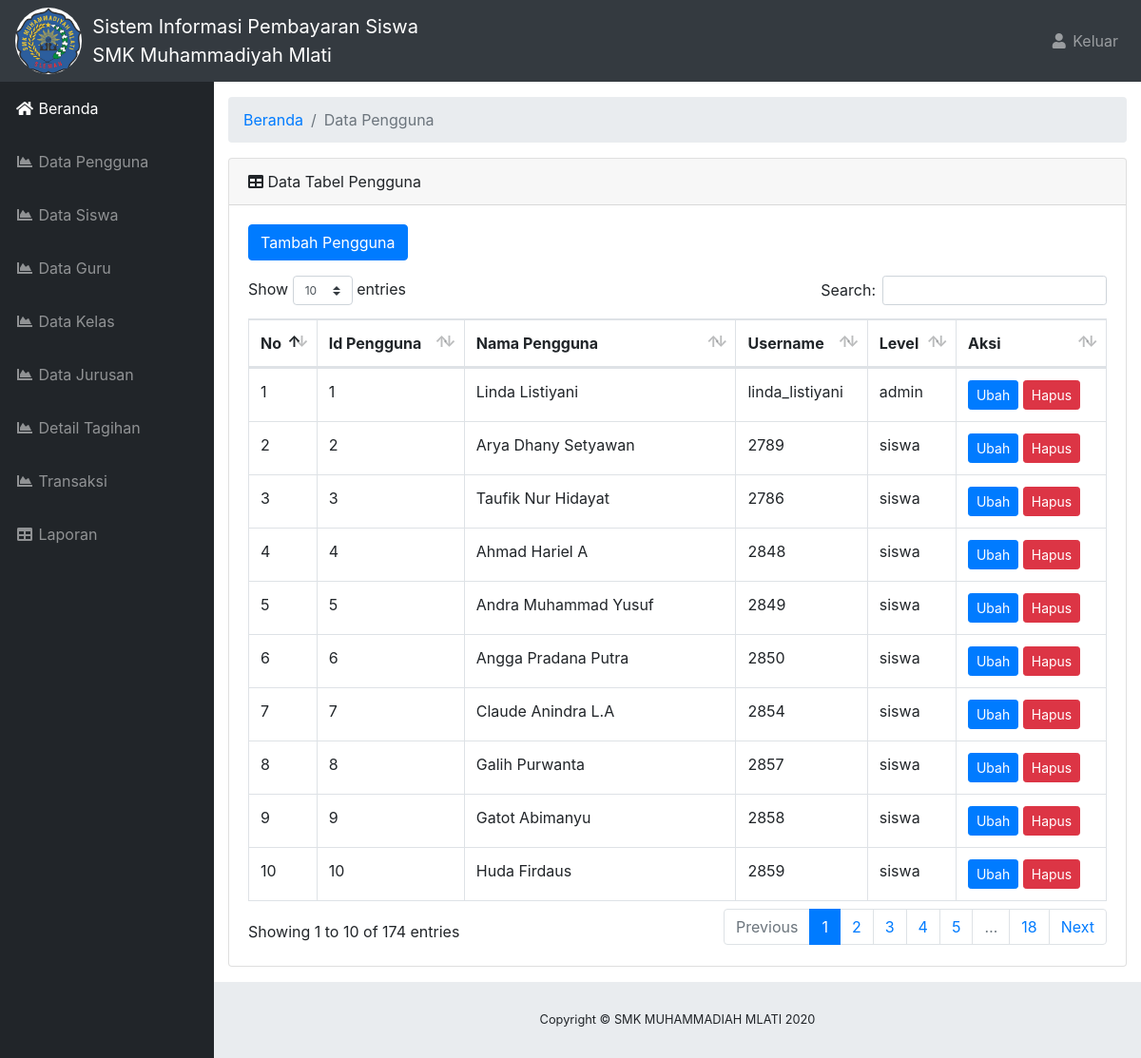
The page /beranda.php?halaman=admindatapengguna (signed in) on the database its author committed.
### tables this page shows
CREATE TABLE `tb_pengguna` (
  `id_pengguna` int(11) NOT NULL,
  `nama_pengguna` varchar(50) NOT NULL,
  `username` varchar(50) NOT NULL,
  `password` varchar(50) NOT NULL,
  `level` varchar(50) NOT NULL
);

### aplikasi/admin/datapengguna/data_pengguna.php (the view, shortened to what this page needs)
  <div id="content-wrapper">
    <div class="container-fluid">
      <ol class="breadcrumb">
        <li class="breadcrumb-item">
          <a href="beranda.php">Beranda</a>
        </li>
        <li class="breadcrumb-item active">Data Pengguna</li>
      </ol>
      <div class="card mb-3">
        <div class="card-header">
          <i class="fas fa-table"></i>
          Data Tabel Pengguna</div>
        <div class="card-body">
          <form class="form-group">
          <a class="btn btn-primary" href="beranda.php?halaman=tambahpengguna">Tambah Pengguna </a>
          </form>
          <div class="table-responsive">
            <table class="table table-bordered" id="dataTable" width="100%" cellspacing="0">
              <thead>
                <tr>
                  <th>No</th>
                  <th>Id Pengguna</th>
                  <th>Nama Pengguna</th>
                  <th>Username</th>
                  <th>Level</th>
                  <th>Aksi</th>
                </tr>
              </thead>
              <tbody>
              <?php
              $no=1;
              $Querytampil = mysqli_query($konek,"SELECT * FROM tb_pengguna");
              while ($tampiltabel  = mysqli_fetch_array($Querytampil)) {
              $varId_pengguna      = $tampiltabel['id_pengguna'];
              $varNama_pengguna    = $tampiltabel['nama_pengguna'];
              $varUsername         = $tampiltabel['username'];
              $varLevel            = $tampiltabel['level'];
              ?>
              <tr>
                <td><?php echo $no ?></td>
                <td><?php echo $varId_pengguna ?></td>
                <td><?php echo $varNama_pengguna ?></td>
                <td><?php echo $varUsername ?></td>
                <td><?php echo $varLevel ?></td>
                <td>
                    <a class="btn btn-primary btn-sm" href="beranda.php?halaman=ubahpengguna&id=<?php echo $varId_pengguna ?>">Ubah</a>
                    <a class="btn btn-danger btn-sm" href="beranda.php?halaman=admindatapengguna&id=<?php echo $varId_pengguna ?>">Hapus</a>
                </td>
              </tr>
              <?php
              $no++;}
              ?>
              </tbody>
            </table>
          </div>
        </div>
      </div>
    </div>
  </div>
</div>

### template/header.php (shortened to what this page needs)
<!DOCTYPE html>
<html lang="en">
  <head>
    <link href="vendor/bootstrap/css/bootstrap.min.css" rel="stylesheet">
    <link href="vendor/fontawesome-free/css/all.min.css" rel="stylesheet" type="text/css">
    <link href="vendor/datatables/dataTables.bootstrap4.css" rel="stylesheet">
    <link href="css/sb-admin.css" rel="stylesheet">
  </head>
  <body id="page-top">
    <nav class="navbar navbar-expand navbar-dark bg-dark static-top">
      <img src="gambar/muhmlati.png" style="width: 6%" class="rounded-circle"><a class="navbar-brand" href="beranda.php"> &nbsp; Sistem Informasi Pembayaran Siswa <br> &nbsp; SMK Muhammadiyah Mlati</a>
      <ul class="navbar-nav ml-auto navbar-right-top">
        <li class="nav-item">
          <a class="nav-link" href="#" id="userDropdown" role="button" data-toggle="dropdown" aria-haspopup="true" aria-expanded="false">
            <i class="fas fa-fw fa-user"></i>
            <span>Keluar</span>
          </a>
        </li>
      </ul>
    </nav>

### template/sidebar.php (shortened to what this page needs)
<div id="wrapper">
  <ul class="sidebar navbar-nav">
    <li class="nav-item active">
      <a class="nav-link" href="beranda.php">
        <i class="fas fa-fw fa fa-home"></i>
        <span>Beranda</span>
      </a>
    </li>
    <?php if(isset($_SESSION['level'])){ ?>
    <?php if ($_SESSION['level']=='admin') {
    ?>
    <li class="nav-item">
      <a class="nav-link" href="beranda.php?halaman=admindatapengguna">
        <i class="fas fa-fw fa-chart-area"></i>
        <span>Data Pengguna</span></a>
    </li>
    <li class="nav-item">
      <a class="nav-link" href="beranda.php?halaman=admindatasiswa">
        <i class="fas fa-fw fa-chart-area"></i>
        <span>Data Siswa</span></a>
    </li>
    <li class="nav-item">
      <a class="nav-link" href="beranda.php?halaman=admindataguru">
        <i class="fas fa-fw fa-chart-area"></i>
        <span>Data Guru</span></a>
    </li>
    <li class="nav-item">
      <a class="nav-link" href="beranda.php?halaman=admindatakelas">
        <i class="fas fa-fw fa-chart-area"></i>
        <span>Data Kelas</span></a>
    </li>
    <li class="nav-item">
      <a class="nav-link" href="beranda.php?halaman=admindatajurusan">
        <i class="fas fa-fw fa-chart-area"></i>
        <span>Data Jurusan</span></a>
    </li>
    <li class="nav-item">
      <a class="nav-link" href="beranda.php?halaman=admindatatagihan">
        <i class="fas fa-fw fa-chart-area"></i>
        <span>Detail Tagihan</span></a>
    </li>
    <li class="nav-item">
      <a class="nav-link" href="beranda.php?halaman=admindatatransaksi">
        <i class="fas fa-fw fa-chart-area"></i>
        <span>Transaksi</span></a>
    </li>
    <li class="nav-item">
      <a class="nav-link" href="beranda.php?halaman=admindatalaporan">
        <i class="fas fa-fw fa-table"></i>
        <span>Laporan</span></a>
    </li>
    <?php }} ?>
  </ul>

### beranda.php (shortened to what this page needs)
<?php
include "koneksi.php";
?>
<?php include "template/header.php"; ?>
<?php include "template/sidebar.php"; ?>
<?php
if (isset($_GET ['halaman'])) {
    if ($_GET['halaman']=='admindataguru') {
        include'aplikasi/admin/dataguru/data_guru.php';
    }
    else if ($_GET['halaman']=='ubahguru') {
        include'aplikasi/admin/dataguru/ubah_guru.php';
    }
    else if ($_GET['halaman']=='tambahguru') {
        include'aplikasi/admin/dataguru/tambah_guru.php';
    }
    else if ($_GET['halaman']=='admindatajurusan') {
        include'aplikasi/admin/datajurusan/data_jurusan.php';
    }
    else if ($_GET['halaman']=='ubahjurusan') {
        include'aplikasi/admin/datajurusan/ubah_jurusan.php';
    }
    else if ($_GET['halaman']=='tambahjurusan') {
        include'aplikasi/admin/datajurusan/tambah_jurusan.php';
    }
    else if ($_GET['halaman']=='admindatakelas') {
        include'aplikasi/admin/datakelas/data_kelas.php';
    }
    else if ($_GET['halaman']=='ubahkelas') {
        include'aplikasi/admin/datakelas/ubah_kelas.php';
    }
    else if ($_GET['halaman']=='tambahkelas') {
        include'aplikasi/admin/datakelas/tambah_kelas.php';
    }
    else if ($_GET['halaman']=='admindatapengguna') {
        include'aplikasi/admin/datapengguna/data_pengguna.php';
    }
}
else{
    include 'aplikasi/dashboard.php';
}
 ?>
<?php include 'template/footer.php'; ?>

### template/footer.php (shortened to what this page needs)
        <footer class="sticky-footer">
          <div class="container my-auto">
            <div class="copyright text-center my-auto">
              <span>Copyright © SMK MUHAMMADIAH MLATI 2020</span>
            </div>
          </div>
        </footer>
  </body>
</html>

### css/sb-admin.css (style rules this page uses)
html { position: relative; min-height: 100%; }
body { height: 100%; }
#wrapper { display: -webkit-box; display: -ms-flexbox; display: flex; }
#wrapper #content-wrapper { overflow-x: hidden; width: 100%; padding-top: 1rem; padding-bottom: 80px; }
.navbar-nav .nav-item.active .nav-link { color: #fff; }
.sidebar { width: 90px !important; background-color: #212529; min-height: calc(100vh - 56px); }
.sidebar .nav-item:last-child { margin-bottom: 1rem; }
.sidebar .nav-item .nav-link { text-align: center; padding: 0.75rem 1rem; width: 90px; }
.sidebar .nav-item .nav-link span { font-size: 0.65rem; display: block; }
.sidebar .nav-item .nav-link { color: rgba(255, 255, 255, 0.5); }
@media (min-width: 768px) { .sidebar { width: 225px !important; } }
@media (min-width: 768px) { .sidebar .nav-item .nav-link { display: block; width: 100%; text-align: left; padding: 1rem; width: 225px; } }
@media (min-width: 768px) { .sidebar .nav-item .nav-link span { font-size: 1rem; display: inline; } }
:root { --input-padding-x: 0.75rem; --input-padding-y: 0.75rem; }
footer.sticky-footer { display: -webkit-box; display: -ms-flexbox; display: flex; position: absolute; right: 0; bottom: 0; width: calc(100% - 90px); height: 80px; background-color: #e9ecef; }
footer.sticky-footer .copyright { line-height: 1; font-size: 0.8rem; }
@media (min-width: 768px) { footer.sticky-footer { width: calc(100% - 225px); } }

### rows shown on the page
tb_pengguna: id_pengguna "1", nama_pengguna "Linda Listiyani", username "linda_listiyani", level "admin"
tb_pengguna: id_pengguna "2", nama_pengguna "Arya Dhany Setyawan", username "2789", level "siswa"
tb_pengguna: id_pengguna "3", nama_pengguna "Taufik Nur Hidayat", username "2786", level "siswa"
tb_pengguna: id_pengguna "4", nama_pengguna "Ahmad Hariel A", username "2848", level "siswa"
tb_pengguna: id_pengguna "5", nama_pengguna "Andra Muhammad Yusuf", username "2849", level "siswa"
tb_pengguna: id_pengguna "6", nama_pengguna "Angga Pradana Putra", username "2850", level "siswa"
tb_pengguna: id_pengguna "7", nama_pengguna "Claude Anindra L.A", username "2854", level "siswa"
tb_pengguna: id_pengguna "8", nama_pengguna "Galih Purwanta", username "2857", level "siswa"
tb_pengguna: id_pengguna "9", nama_pengguna "Gatot Abimanyu", username "2858", level "siswa"
tb_pengguna: id_pengguna "10", nama_pengguna "Huda Firdaus", username "2859", level "siswa"
